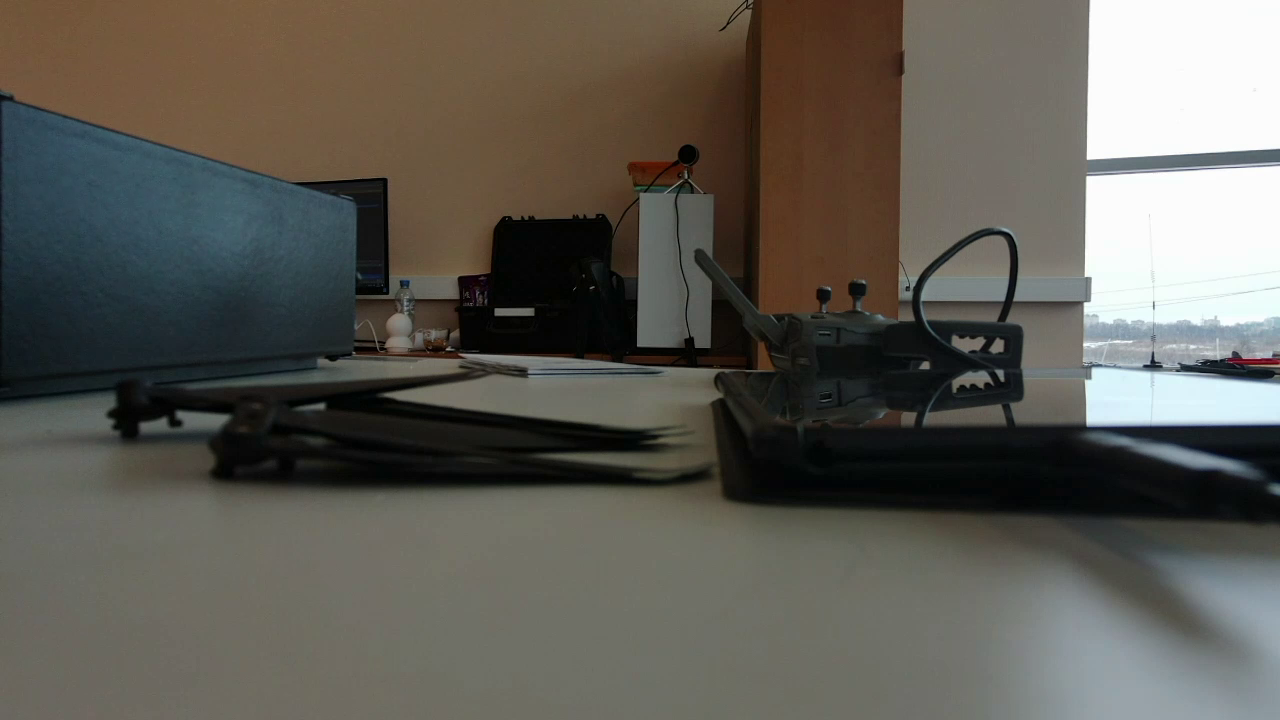
#> input picture video_streaming/images/snapshot.png, 1280 x 720 px
$ python template_matching.py
#> lines starting #> are read from the running program, lines starting #| are printed output that depends on the picture
import cv2 as cv
import numpy as np
from matplotlib import pyplot as plt


img = cv.imread('images/snapshot.png', 0)
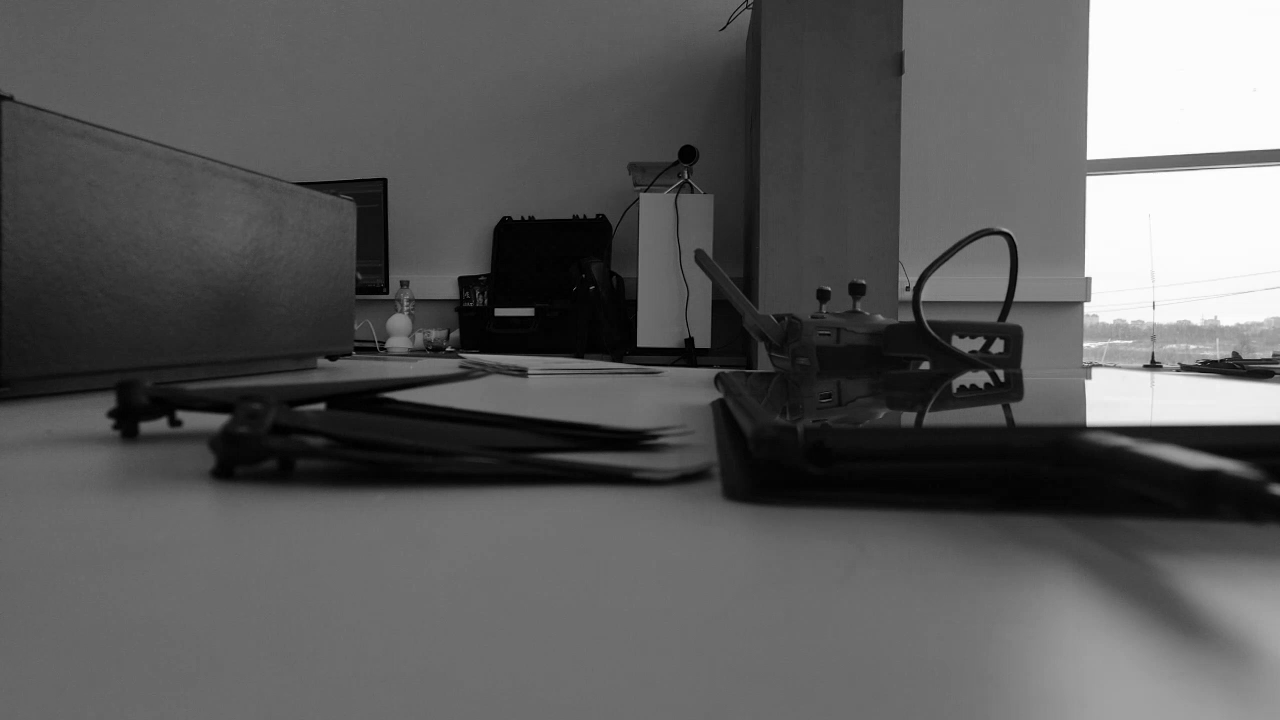
#> img: shape (720, 1280); min 0, max 255, mean 91.6
img = cv.cvtColor(img, cv.COLOR_BGR2RGB)
#> img: shape (720, 1280, 3)
img2 = img.copy()
template = cv.imread('templ.png',0)
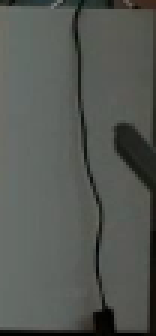
#> input picture video_streaming/templ.png, 52 x 112 px (shown 3 times larger)
#> template: shape (112, 52); min 0, max 125, mean 86
template = cv.cvtColor(template, cv.COLOR_BGR2RGB)
#> template: shape (112, 52, 3)
w, h = template.shape[0], template.shape[1]
#> w = 112; h = 52
# All the 6 methods for comparison in a list
methods = ['cv.TM_CCOEFF', 'cv.TM_CCOEFF_NORMED', 'cv.TM_CCORR',
           'cv.TM_CCORR_NORMED', 'cv.TM_SQDIFF', 'cv.TM_SQDIFF_NORMED']
for meth in methods:
    img = img2.copy()
    method = eval(meth)
    # Apply template Matching
    res = cv.matchTemplate(img,template,method)
    min_val, max_val, min_loc, max_loc = cv.minMaxLoc(res)
    # If the method is TM_SQDIFF or TM_SQDIFF_NORMED, take minimum
    if method in [cv.TM_SQDIFF, cv.TM_SQDIFF_NORMED]:
        top_left = min_loc
    else:
        top_left = max_loc
    bottom_right = (top_left[0] + w, top_left[1] + h)
    cv.rectangle(img,top_left, bottom_right, 255, 2)
    plt.subplot(121),plt.imshow(res, cmap='gray')
    plt.title('Matching Result'), plt.xticks([]), plt.yticks([])
    plt.subplot(122),plt.imshow(img, cmap='gray')
    plt.title('Detected Point'), plt.xticks([]), plt.yticks([])
    plt.suptitle(meth)
    plt.show()
#> this loop made 6 passes
#> (min_val, max_val, min_loc, top_left, bottom_right) on passes 1 to 4: (-13854807, 8663334, (1065, 0), (1177, 322), (1289, 374)), (-0.539, 0.582, (406, 165), (671, 365), (783, 417)), (6371467, 378738560, (535, 222), (1094, 10), (1206, 62)), (0.293, 0.974, (535, 249), (541, 109), (653, 161))
#> (min_val, max_val, max_loc, top_left, bottom_right) on passes 5 to 6: (7740285, 491029728, (1094, 0), (652, 207), (764, 259)), (0.0546, 1, (1067, 0), (652, 207), (764, 259))
#> pass 1, `res = cv.matchTemplate(img,template,method)`:
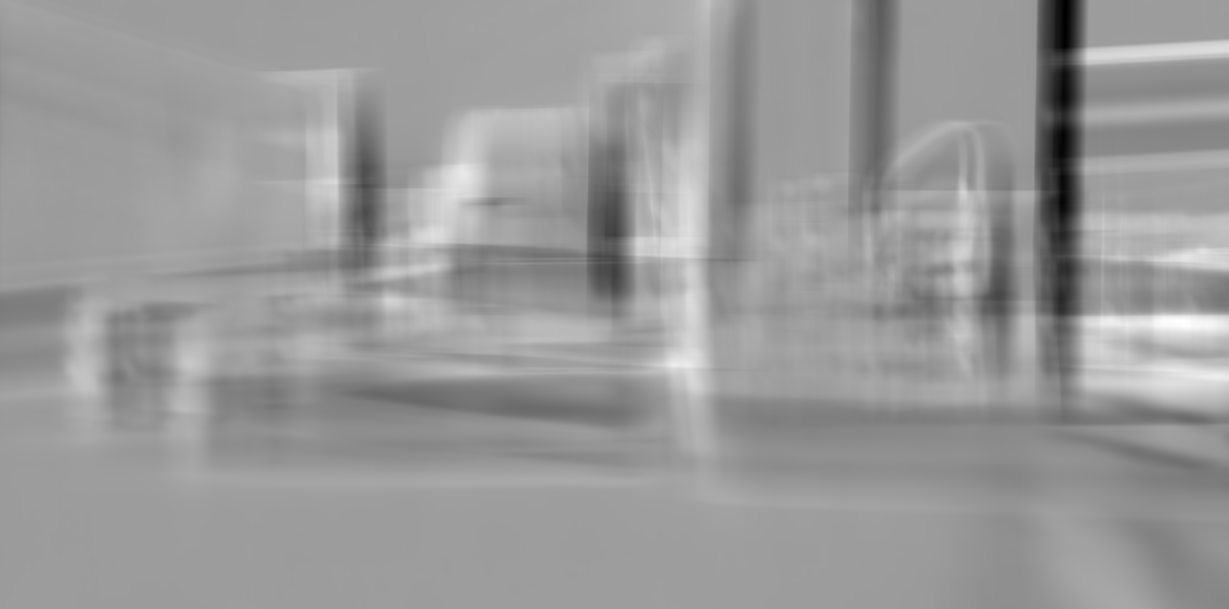
#> res: shape (609, 1229) float32; min -13854807, max 8663334, mean -261705.3; drawn with min black and max white
#> pass 1, `plt.show()`:
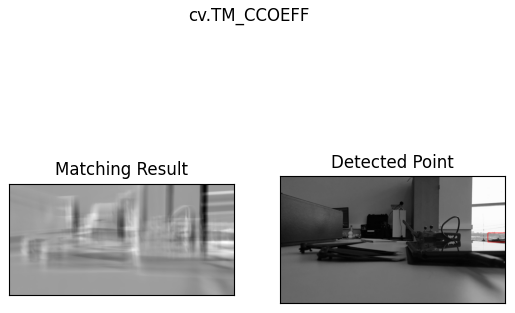
#> figure drawn by matplotlib, 2 panels
#> pass 2, `res = cv.matchTemplate(img,template,method)`:
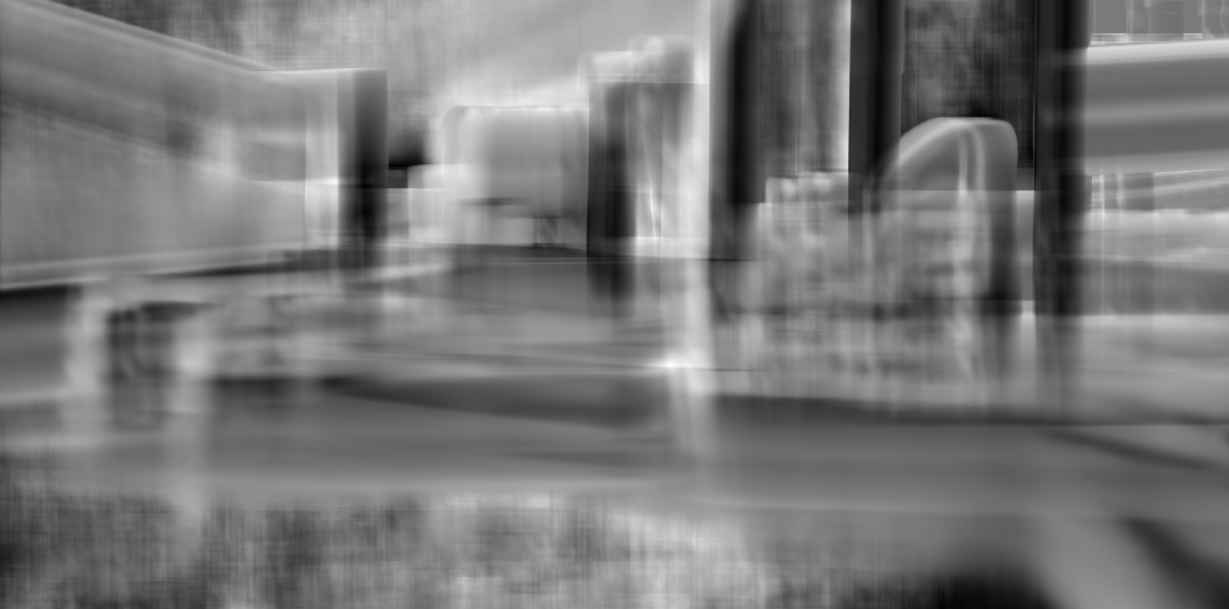
#> res: shape (609, 1229) float32; min -0.539, max 0.582, mean -0.0125; drawn with min black and max white
#> pass 3, `res = cv.matchTemplate(img,template,method)`:
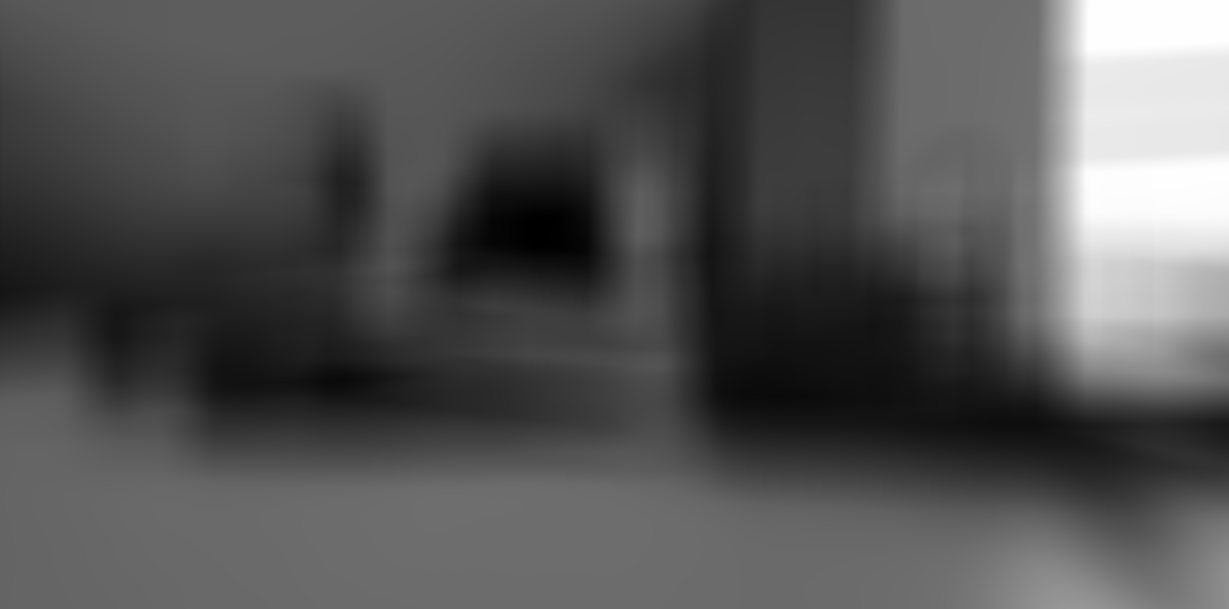
#> res: shape (609, 1229) float32; min 6371467, max 378738560, mean 129222976; drawn with min black and max white
#> after the loop:
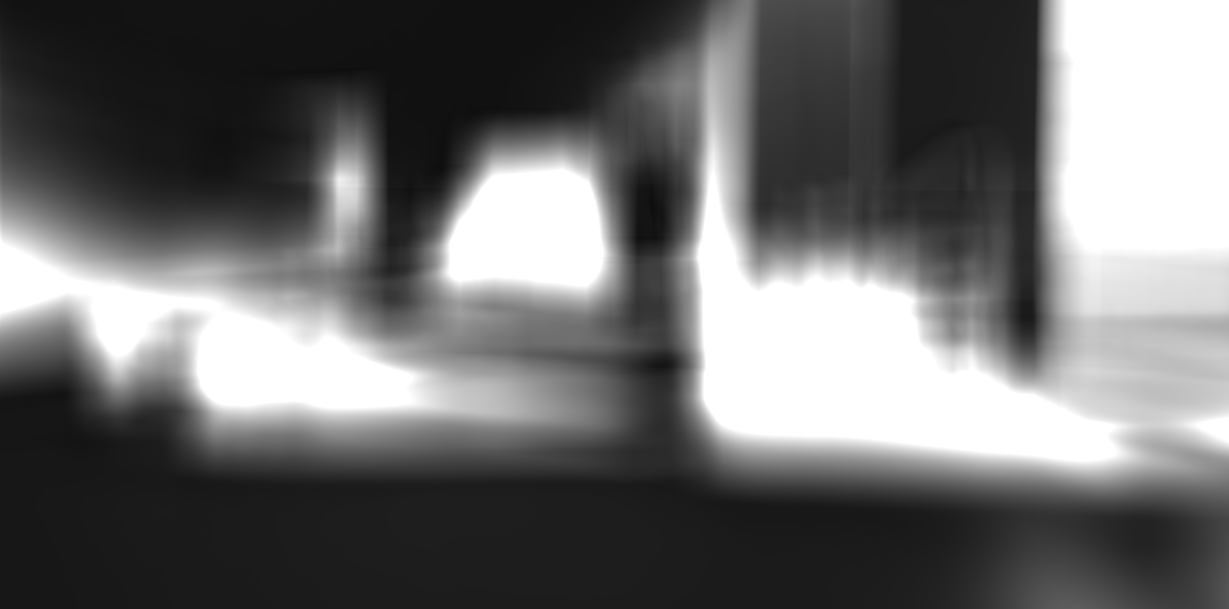
#> res: shape (609, 1229) float32; min 0.0546, max 1, mean 0.426
